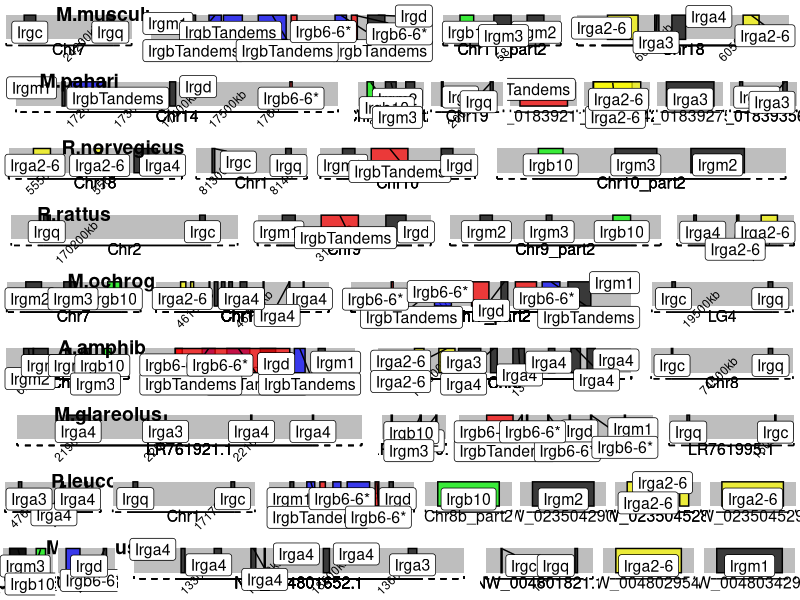

Reproduce this figure in R.
library(ggplot2)
library(reshape2)
library(dplyr)
library(gridExtra)
library(ggrepel)
library(cowplot)

data <- read.csv("data4syntheny.tsv", sep = "\t")

data$middleGene <- data$end - (data$end - data$start)/2

# to obtain chromosome ratio (useful at the end)
df1 <- data %>% group_by(Species,chr) %>% summarise(Chrlength=max(end)-min(start))
## keep tiny bits visible
df1$Chrlength[df1$Chrlength < 50000] <- 100000
df2 <- df1 %>% group_by(Species) %>% summarise(AlChrlength=sum(Chrlength))
df3 <- merge(df1, df2)
df3$ChrRatio <- df3$Chrlength / df3$AlChrlength
data <- merge(data, df3)

# order chromosomes 
data <- data[order(data$chr),]
d1 <- data[grep("Chr", data$chr),]
d1 <- d1[order(as.numeric(gsub("_part2", "", gsub("Chr","",d1$chr)))),]
d2 <- data[!grepl("Chr", data$chr),]
data <- rbind(d1, d2)

# order species
data <- data[order(data$rankSpecies),]

speciesList <- unique(data$Species)
chrList <- unique(data$chr)
data$combi <- paste0(data$Species, data$chr)

# choose colors
data$color <- "black"
data$color[data$IrgName %in% "IrgbTandems"] <- "red"
data$color[data$IrgName %in% "Irgb6-6*"] <- "blue"
data$color[data$IrgName %in% "Irgb10"] <- "green"
data$color[data$IrgName %in% "Irga2-6"] <- "yellow"

# divisor of length of the ... extra part of chromosomes
div = 5

all_plot_list = list()
for (s in speciesList){
  
  plot_list = list()
  for (c in chrList){
    # check if the species-chromosome combination exists
    if(paste0(s, c) %in% data$combi){
      # if yes, plot
      subdata <- data[data$Species %in% s & data$chr %in% c,]
      
      # prepare graduated axis along chr
      step=100000
      xl = seq(0,max(subdata$end), step)
      yl = rep(-0.55, length(seq(0,max(subdata$end), step)))
      labels=paste0(seq(0,max(subdata$end), step)/1000, "kb")
      plot.labels<-data.frame(xl,yl,labels)
      # remove all the useless ones before start
      plot.labels<-plot.labels[plot.labels$xl>min(subdata$start),]
      
      p <- ggplot(subdata)+
        # chr
        geom_rect(aes(xmin=min(start)-(max(end) - min(start))/div, xmax=max(end)+ (max(end) - min(start))/div, 
                      ymin=-1.5,ymax=1), fill = "white")+
        geom_text(aes(x = max(end) - (max(end) - min(start))/2, y = -0.9, label=chr), size = 4)+
        geom_rect(aes(xmin=min(start)-(max(end) - min(start))/div, xmax=max(end)+ (max(end) - min(start))/div, 
                      ymin=-0.5,ymax=+0.5), fill = "grey") +
        # # genomic position
        geom_segment(data = plot.labels, aes(x=xl, xend = xl, y = yl, yend = rep(-0.5, length(yl)))) +
        geom_text(data = plot.labels, aes(x = xl, y = yl-0.07, label=labels), size = 3, angle = 45)+
        ## hline
        geom_segment(aes(x=min(start),xend = max(end), y = -0.75, yend = -0.75)) +
        geom_segment(aes(x=min(start), xend =min(start)-(max(end) - min(start))/div,
                         y = -0.75, yend = -0.75), linetype = 2) +
        geom_segment(aes(x=max(end), xend =max(end)+(max(end) - min(start))/div,
                         y = -0.75, yend = -0.75), linetype = 2) +
        ## ticks
        geom_segment(aes(x=min(start)-(max(end) - min(start))/div, xend = min(start)- (max(end) - min(start))/div,
                         y = -0.75,  yend = -0.65)) +
        geom_segment(aes(x=max(end)+(max(end) - min(start))/div, xend = max(end)+ (max(end) - min(start))/div,
                         y = -0.75,  yend = -0.65)) +
        # gene
        geom_rect(aes(xmin=start, xmax=end, ymin=-0.5,ymax=+0.5, fill=color), col="black", alpha = 0.7) +
        scale_fill_manual(values = unique(subdata$color))+
        geom_label_repel(aes(x = middleGene, y = 0.5, label=IrgName), size = 4, nudge_y = 0.1)+
        
        # theme
        theme_void() +
        theme(legend.position = "none")
      plot_list[[c]] = p
    }
  }
  all_plot_list[[s]] = plot_list
}

# for chr ratio
drat <- unique(data.frame(data$Species, data$chr,data$ChrRatio))

nspe <- length(all_plot_list)
all_plots <- list()
for(s in 1:nspe){
  n <- length(all_plot_list[[s]])
  all_plots[[s]] <- plot_grid(plotlist = all_plot_list[[s]], ncol=n, 
                              rel_widths = drat[drat$data.Species %in% speciesList[s],"data.ChrRatio"], labels = speciesList[s])
}
do.call("plot_grid", c(all_plots, nrow=s))
